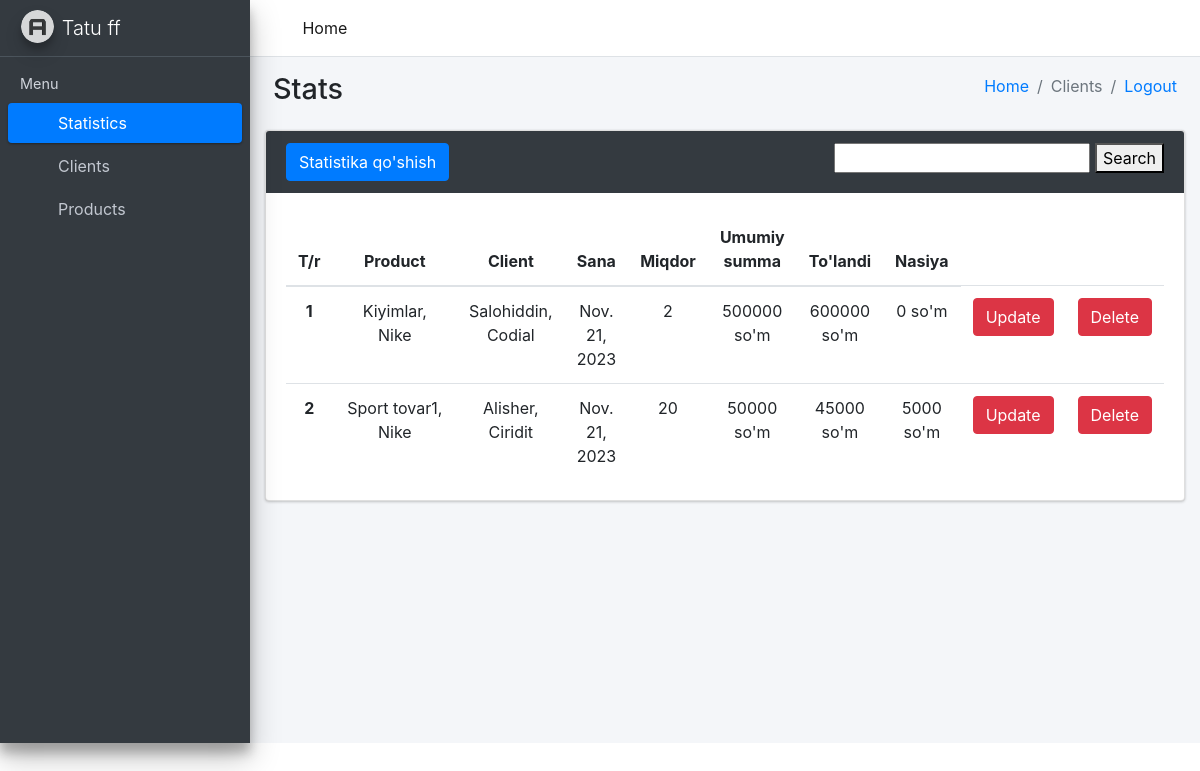
The app's page /stats/statislar/ (signed in), older data.
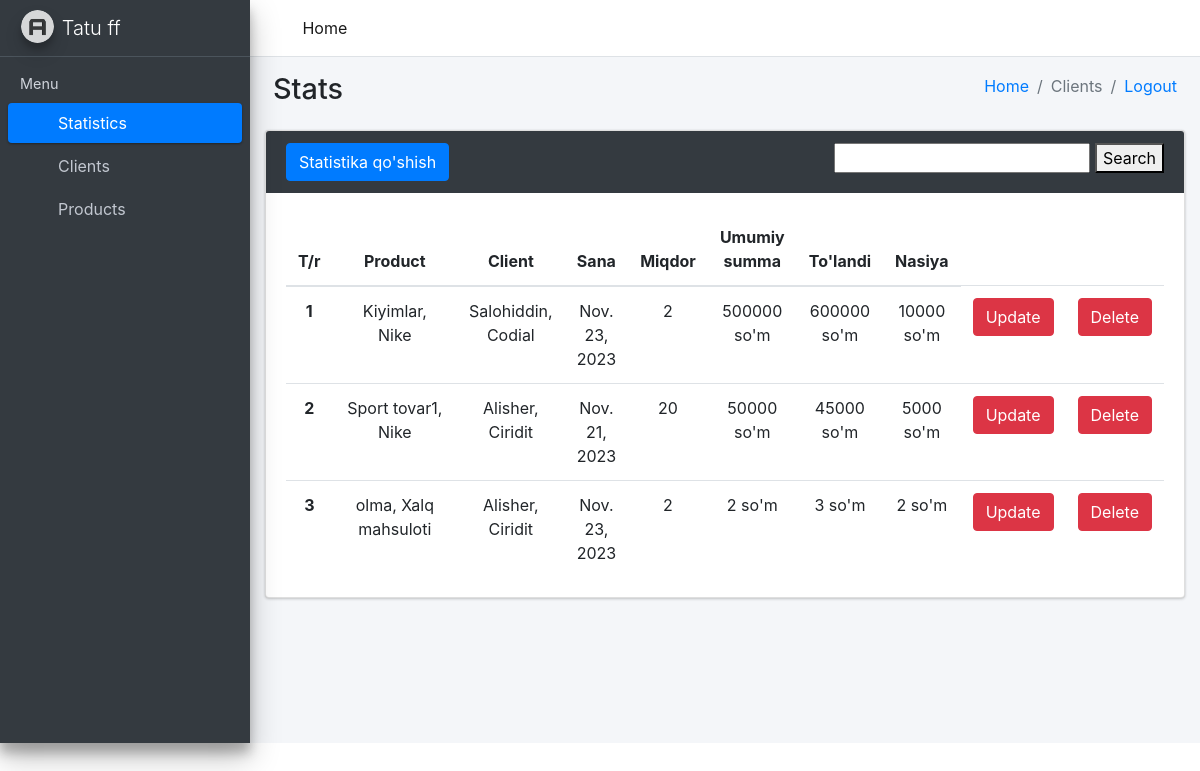
The same page, newer data.
### accounts/models.py (models this page shows, shortened)
class Ombor(AbstractUser):
    ism = models.CharField(max_length=30, blank=True)
    nom = models.CharField(max_length=30, blank=True)
    manzil = models.CharField(max_length=30, blank=True)
    soha = models.CharField(max_length=30, blank=True)
    tel = models.CharField(max_length=30, blank=True)

### stats/models.py (models this page shows, shortened)
class Statistika(models.Model):
    mahsulot = models.ForeignKey(Mahsulot, on_delete=models.SET_NULL, null=True)
    mijoz = models.ForeignKey(Mijoz, on_delete=models.SET_NULL, null=True)
    miqdor = models.PositiveSmallIntegerField(default=1)
    summa = models.PositiveSmallIntegerField()
    tolangan_summa = models.PositiveSmallIntegerField()
    sana = models.DateField(null=True, auto_now_add=True)
    nasiya = models.PositiveSmallIntegerField(default=0)
    ombor = models.ForeignKey(Ombor, on_delete=models.SET_NULL, null=True)

### asosiy/models.py (models this page shows, shortened)
class Mahsulot(models.Model):
    nom = models.CharField(max_length=50)
    brend = models.CharField(max_length=50)
    olchov = models.CharField(max_length=50)
    narx = models.PositiveIntegerField()
    miqdor = models.PositiveSmallIntegerField()
    kelgan_sana = models.DateField(null=True, blank=True)
    ombor = models.ForeignKey(Ombor, on_delete=models.CASCADE)

class Mijoz(models.Model):
    ism = models.CharField(max_length=30)
    nom = models.CharField(max_length=50)
    manzil = models.CharField(max_length=50)
    tel = models.CharField(max_length=15)
    ombor = models.ForeignKey(Ombor, on_delete=models.CASCADE)
    qarz = models.PositiveIntegerField(default=0)

### stats/views.py (the view, shortened to what this page needs)
# urls.py: path("statislar/", StatisView.as_view()),
class StatisView(View):
    def get(self, request):
        if request.user.is_authenticated:
            natija = Statistika.objects.filter(ombor=request.user)
            soz = request.GET.get("soz")
            if soz:
                natija = natija.filter(mahsulot__nom__contains=soz
                                       ) | natija.filter(mahsulot__brend__contains=soz
                                       ) | natija.filter(mijoz__ism__contains=soz
                                       ) | natija.filter(mijoz__nom__contains=soz)
            content = {
                "statistikalar": natija,
                "mahsulotlar": Mahsulot.objects.filter(ombor=request.user),
                "mijozlar": Mijoz.objects.filter(ombor=request.user),
                "nom": request.user.nom.capitalize()
            }
            return render(request, "stats.html", content)
        return redirect("/")

### templates/stats.html (shortened to what the changed rows need)
<!DOCTYPE html>
<html lang="en">
<head>
    {% load static %}
    <link rel="stylesheet" href="{% static 'plugins/fontawesome-free/css/all.min.css' %}">
    <link rel="stylesheet" href="https://code.ionicframework.com/ionicons/2.0.1/css/ionicons.min.css">
    <link rel="stylesheet" href="{% static 'dist/css/adminlte.min.css' %}">
    <link rel="stylesheet" href="https://maxcdn.bootstrapcdn.com/bootstrap/4.5.2/css/bootstrap.min.css">
</head>
<body class="hold-transition sidebar-mini">
<div class="wrapper">
    <aside class="main-sidebar sidebar-dark-primary elevation-4">
        <a href="../index.html" class="brand-link">
            <img src="{% static 'dist/img/AdminLTELogo.png' %}" alt="AdminLTE Logo"
                 class="brand-image img-circle elevation-3" style="opacity: .8">
            <span class="brand-text font-weight-light">{{ nom }}</span>
        </a>
    </aside>
    <div class="content-wrapper">
        <div class="content-header">
            <div class="container-fluid">
                <div class="row mb-2">
                    <div class="col-sm-6">
                        <h1 class="m-0">Stats</h1>
                    </div>
                </div>
            </div>
        </div>
        <div class="col-md-12">
            <div class="card card-dark">
                <div class="card-body">
                    <table class="table" style="text-align: center;">
                        <thead>
                        <tr>
                            <th scope="col" style="width: 15px">T/r</th>
                            <th scope="col" style="width: 255px; text-align: center;">Product</th>
                            <th scope="col" style="text-align: center;">Client</th>
                            <th scope="col" style="text-align: center;">Sana</th>
                            <th scope="col" style="text-align: center;">Miqdor</th>
                            <th scope="col" style="text-align: center;">Umumiy summa</th>
                            <th scope="col" style="text-align: center;">To'landi</th>
                            <th scope="col" style="text-align: center;">Nasiya</th>
                        </tr>
                        </thead>
                        <tbody>
                        {% for statistika in statistikalar %}
                        <tr>
                            <th scope="row">{{ forloop.counter }}</th>
                            <td>{{ statistika.mahsulot.nom }}, {{ statistika.mahsulot.brend }}</td>
                            <td>{{ statistika.mijoz.ism }}, {{ statistika.mijoz.nom }}</td>
                            <td>{{ statistika.sana }}</td>
                            <td>{{ statistika.miqdor }}</td>
                            <td>{{ statistika.summa }} so'm</td>
                            <td>{{ statistika.tolangan_summa }} so'm</td>
                            <td>{{ statistika.nasiya }} so'm</td>
                            <td><a href="/stats/stats_update/{{ statistika.id }}/">
                                <button type="submit" class="btn btn-danger" data-toggle="modal">Update</button>
                            </a></td>
                            <td><a href="/stats/stats_delete/{{ statistika.id }}/">
                                <button type="submit" class="btn btn-danger" data-toggle="modal">Delete</button>
                            </a></td>
                        </tr>
                        {% endfor %}
                        </tbody>
                    </table>
                </div>
            </div>
        </div>
</body>
</html>

Row changes from the older to the newer data that the page shows:
changed Statistika "Kiyimlar": sana "Nov. 21, 2023" → "Nov. 23, 2023"; nasiya "0" → "10000"
added Statistika: mahsulot.nom "olma", mahsulot.brend "Xalq mahsuloti", mijoz.ism "Alisher", mijoz.nom "Ciridit", sana "Nov. 23, 2023", miqdor "2", summa "2", tolangan_summa "3", nasiya "2"
